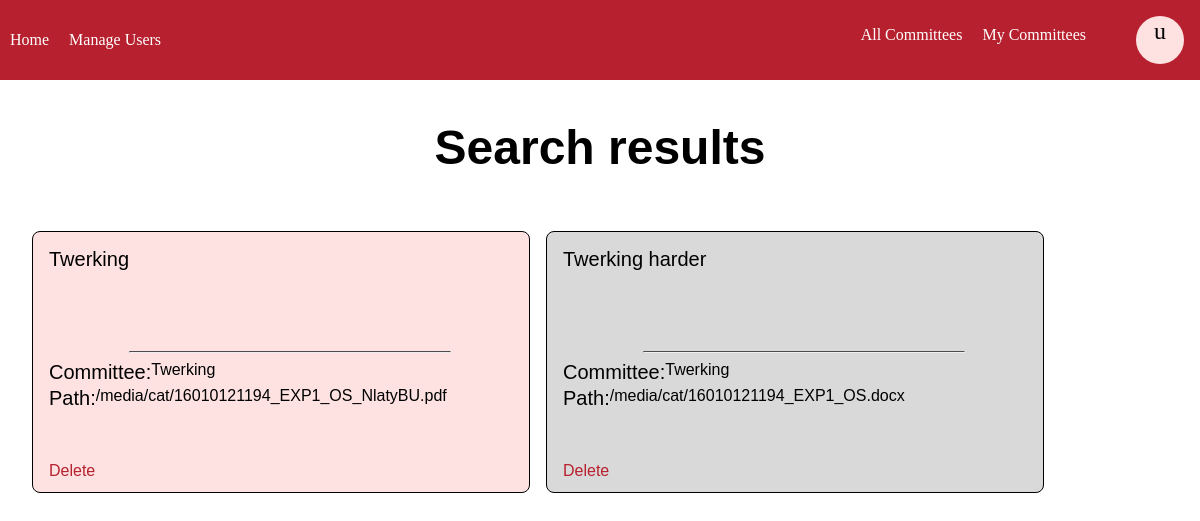
Page /searched-files.html/ (signed in) on the earlier database version.
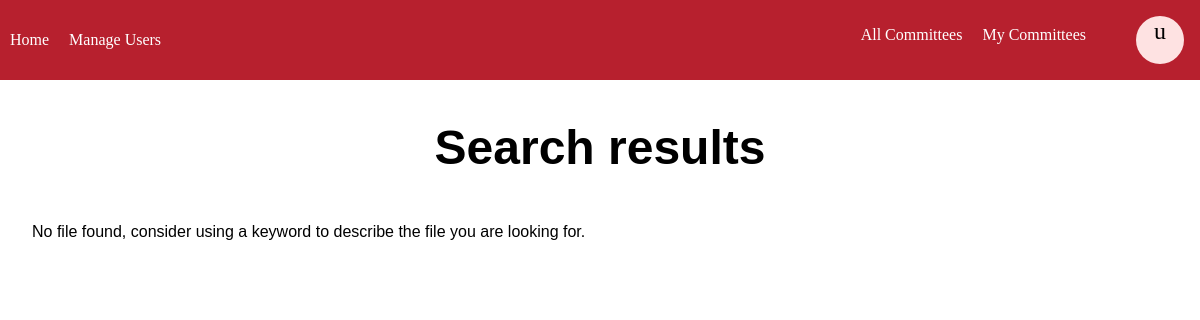
Same page on the later database version.
### base/models.py (models this page shows, shortened)
class File(models.Model):
    name = models.CharField(max_length=500,null=False)
    file = models.FileField(max_length=20000,upload_to='cat/')
    keywords = models.TextField(max_length=1000,null=True,blank=True)
    directory = models.CharField(max_length=10000)
    committee = models.ForeignKey(Committees,on_delete=models.CASCADE,null=True,blank=True)

class Committees(models.Model):
    name = models.CharField(max_length = 200)
    description = models.TextField()
    goal = models.TextField()
    objective = models.TextField()
    level = models.CharField(max_length = 200)
    updated = models.DateTimeField(auto_now = True)
    created = models.DateTimeField(auto_now_add = True)
    convener = models.ForeignKey(User, on_delete = models.SET_NULL, null = True,blank=True)
    members = models.ManyToManyField(User,related_name='members',null=True,blank=True)
    staff = models.ManyToManyField(User,related_name='staff',null=True,blank=True)
    def __str__(self):
        return self.name

### base/views.py (the view)
# urls.py: path('searched-files.html/', views.search_files, name = 'search-files'),
@login_required(login_url = 'login')
def search_files(request):
    if request.GET.get('q') != None:
        q = request.GET.get('q')
    else:
        q = ''
    user = request.user
    committees = Committees.objects.filter(members=user) | Committees.objects.filter(convener=user) | Committees.objects.filter(staff=user)
    filtered_files = File.objects.filter(
        (Q(name__icontains = q) | Q(keywords__icontains = q) | Q(committee__name__icontains = q))
    )
    committee_list=[]
    for c in committees:
        committee_list.append(c.name)
    bool_list=[]
    search_file_paths=[]
    for file in filtered_files:
        search_file_paths.append(str(settings.MEDIA_URL) + str(file.file))
        if str(file.committee) in committee_list:
            bool_list.append(True)
        else:
            bool_list.append(False)
    files_context = []
    for i in range(len(filtered_files)):
        files_context.append([filtered_files[i],search_file_paths[i],bool_list[i]])
    context={
        'committees':committee_list,
        'files_context':files_context,
        'search_files':filtered_files,
        'search_file_paths':search_file_paths,
    }
    return render(request,'base/searched-files.html',context)

### base/templates/base/searched-files.html (shortened to what this page needs)
{% extends 'main.html' %}
{% load static %}
{% block content %}
<div class = "content">
  <head>
    <link rel="stylesheet" href="{% static 'searched-files.css' %}"
</head>
<h1 style = "font-size: 6vh; text-align: center; margin-top: 15vh;">Search results</h1>
<div class="file_display">
  {% if files_context %}
      {% for f in files_context %}
          <div class="file_card">
              <a class="name_file" href="{{ f.1 }}">{{ f.0.name }}</a>
              <hr style="border-top: 0.2vh solid #4d4c4c; width: 40vh; margin-left: 10vh; margin-top: 2vh;">
              <div class="card_content">
                  <div class="location">
                      <label style="font-size: 2.5vh;">Committee:</label>
                      <p class="path">{{ f.0.committee }}</p>
                  </div>
                  <div class="location">
                      <label style="font-size: 2.5vh;">Path:</label>
                      <p class="path">{{ f.1 }}</p>
                  </div>
              </div>
              {% if f.2 %}
                  <a class="delete_file" href="{% url 'deletefile' f.0.id|urlencode %}">Delete</a>
              {% endif %}
          </div>
          <br>
      {% endfor %}
  {% else %}
      <p>No file found, consider using a keyword to describe the file you are looking for.</p>
  {% endif %}
</div>
{% endblock content %}

Differences in the rows shown:
removed File: name "Twerking", committee.name "Twerking", f "/media/cat/16010121194_EXP1_OS_NlatyBU.pdf"
removed File: name "Twerking harder", committee.name "Twerking", f "/media/cat/16010121194_EXP1_OS.docx"
Other differences:
text now shown: "No file found, consider using a keyword to describe the file you are looking for."
